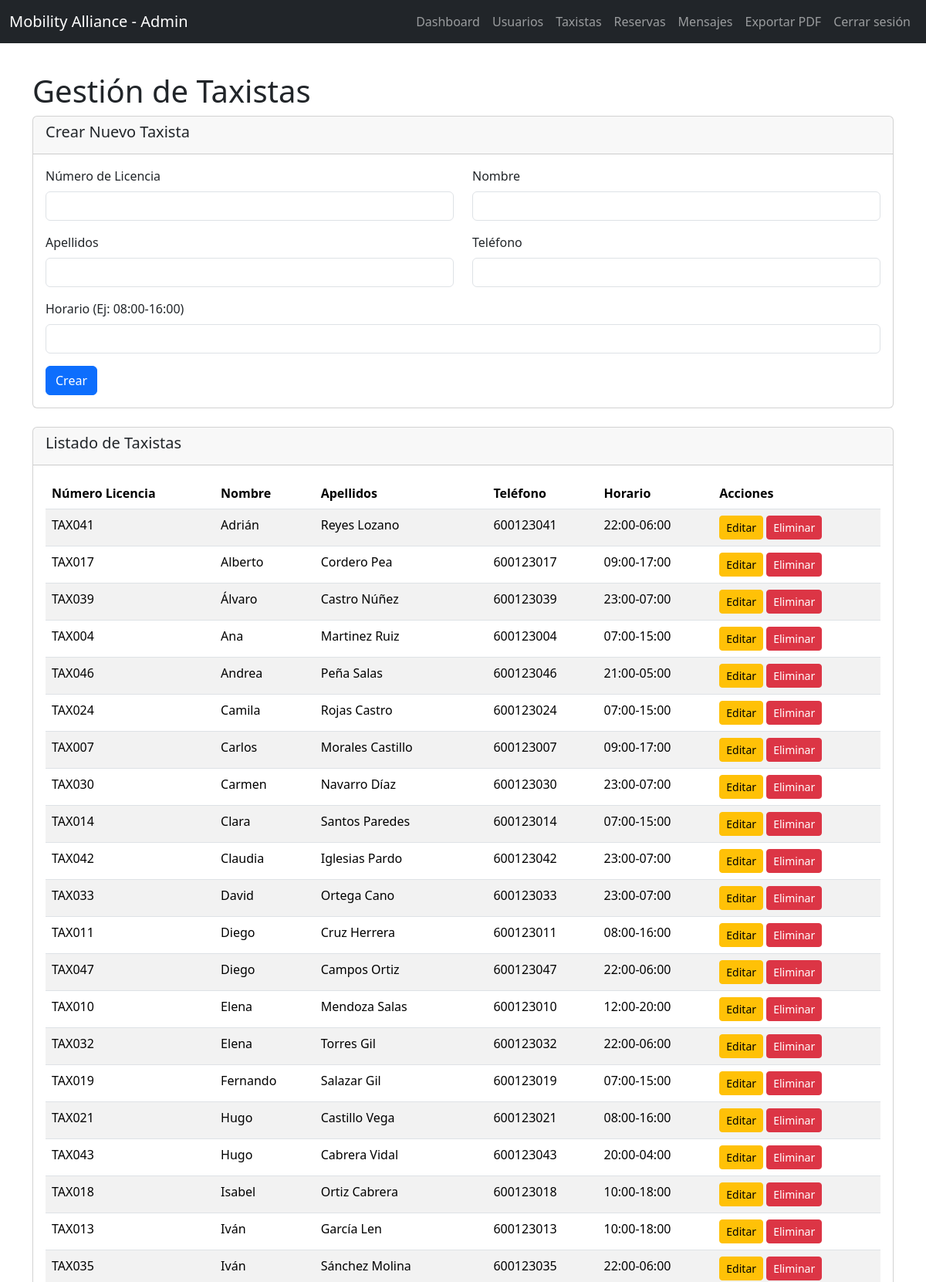
/admin/taxistas.php (signed in, upper part), run on the app's committed database.
### tables this page shows
CREATE TABLE `taxistas` (
  `numero_licencia` varchar(50) NOT NULL,
  `nombre` varchar(50) NOT NULL,
  `apellidos` varchar(100) NOT NULL,
  `telefono` varchar(20) NOT NULL,
  `horario` varchar(50) NOT NULL
);

### admin/taxistas.php (the view, shortened to what this page needs)
<?php
require_once '../db_pdo.php';
$taxista_editar = null;
$stmt = $pdo->query("SELECT * FROM taxistas ORDER BY nombre ASC");
$taxistas = $stmt->fetchAll(PDO::FETCH_ASSOC);
?>
<!DOCTYPE html>
<html lang="es">
<head>
    <link href="../bootstrap-5.3.8-dist/css/bootstrap.min.css" rel="stylesheet">
    <link href="../css/admin.css" rel="stylesheet">
</head>
<body>
<nav class="navbar navbar-expand-lg navbar-dark bg-dark fixed-top">
    <div class="container-fluid">
        <a class="navbar-brand" href="index.php">Mobility Alliance - Admin</a>
        <div class="collapse navbar-collapse" id="navbarNav">
            <ul class="navbar-nav ms-auto">
                <li class="nav-item"><a class="nav-link" href="index.php">Dashboard</a></li>
                <li class="nav-item"><a class="nav-link" href="usuarios.php">Usuarios</a></li>
                <li class="nav-item"><a class="nav-link" href="taxistas.php">Taxistas</a></li>
                <li class="nav-item"><a class="nav-link" href="reservas.php">Reservas</a></li>
                <li class="nav-item"><a class="nav-link" href="mensajes.php">Mensajes</a></li>
                <li class="nav-item"><a class="nav-link" href="exportar_pdf.php">Exportar PDF</a></li>
                <li class="nav-item"><a class="nav-link" href="../login/logout.php">Cerrar sesión</a></li>
            </ul>
        </div>
    </div>
</nav>
<div class="container mt-4">
    <h1>Gestión de Taxistas</h1>
    <div class="card mb-4">
        <div class="card-header">
            <h5><?= $taxista_editar ? 'Editar Taxista' : 'Crear Nuevo Taxista' ?></h5>
        </div>
        <div class="card-body">
            <form method="POST">
                <div class="row mb-3">
                    <div class="col-md-6">
                        <label class="form-label">Número de Licencia</label>
                        <input type="text" class="form-control" name="numero_licencia" value="<?= $taxista_editar ? htmlspecialchars($taxista_editar['numero_licencia']) : '' ?>" <?= $taxista_editar ? 'readonly' : 'required' ?>>
                    </div>
                    <div class="col-md-6">
                        <label class="form-label">Nombre</label>
                        <input type="text" class="form-control" name="nombre" value="<?= $taxista_editar ? htmlspecialchars($taxista_editar['nombre']) : '' ?>" required>
                    </div>
                </div>
                <div class="row mb-3">
                    <div class="col-md-6">
                        <label class="form-label">Apellidos</label>
                        <input type="text" class="form-control" name="apellidos" value="<?= $taxista_editar ? htmlspecialchars($taxista_editar['apellidos']) : '' ?>" required>
                    </div>
                    <div class="col-md-6">
                        <label class="form-label">Teléfono</label>
                        <input type="tel" class="form-control" name="telefono" value="<?= $taxista_editar ? htmlspecialchars($taxista_editar['telefono']) : '' ?>" required>
                    </div>
                </div>
                <div class="mb-3">
                    <label class="form-label">Horario (Ej: 08:00-16:00)</label>
                    <input type="text" class="form-control" name="horario" value="<?= $taxista_editar ? htmlspecialchars($taxista_editar['horario']) : '' ?>" required>
                </div>
                <button type="submit" class="btn btn-primary"><?= $taxista_editar ? 'Actualizar' : 'Crear' ?></button>
            </form>
        </div>
    </div>
    <div class="card">
        <div class="card-header">
            <h5>Listado de Taxistas</h5>
        </div>
        <div class="card-body">
            <table class="table table-striped">
                <thead>
                    <tr>
                        <th>Número Licencia</th>
                        <th>Nombre</th>
                        <th>Apellidos</th>
                        <th>Teléfono</th>
                        <th>Horario</th>
                        <th>Acciones</th>
                    </tr>
                </thead>
                <tbody>
                    <?php foreach ($taxistas as $taxista): ?>
                        <tr>
                            <td><?= htmlspecialchars($taxista['numero_licencia']) ?></td>
                            <td><?= htmlspecialchars($taxista['nombre']) ?></td>
                            <td><?= htmlspecialchars($taxista['apellidos']) ?></td>
                            <td><?= htmlspecialchars($taxista['telefono']) ?></td>
                            <td><?= htmlspecialchars($taxista['horario']) ?></td>
                            <td>
                                <a href="taxistas.php?editar=<?= htmlspecialchars($taxista['numero_licencia']) ?>" class="btn btn-warning btn-sm">Editar</a>
                                <a href="taxistas.php?eliminar=<?= htmlspecialchars($taxista['numero_licencia']) ?>" class="btn btn-danger btn-sm" onclick="return confirm('¿Estás seguro?')">Eliminar</a>
                            </td>
                        </tr>
                    <?php endforeach; ?>
                </tbody>
            </table>
        </div>
    </div>
</div>
</body>
</html>

### css/admin.css (style rules this page uses)
body { padding-top: 70px; }
.card-body { overflow-x: auto; }

### data on the page
taxistas: numero_licencia "TAX041", nombre "Adrián", apellidos "Reyes Lozano", telefono "600123041", horario "22:00-06:00"
taxistas: numero_licencia "TAX017", nombre "Alberto", apellidos "Cordero Pea", telefono "600123017", horario "09:00-17:00"
taxistas: numero_licencia "TAX039", nombre "Álvaro", apellidos "Castro Núñez", telefono "600123039", horario "23:00-07:00"
taxistas: numero_licencia "TAX004", nombre "Ana", apellidos "Martinez Ruiz", telefono "600123004", horario "07:00-15:00"
taxistas: numero_licencia "TAX046", nombre "Andrea", apellidos "Peña Salas", telefono "600123046", horario "21:00-05:00"
taxistas: numero_licencia "TAX024", nombre "Camila", apellidos "Rojas Castro", telefono "600123024", horario "07:00-15:00"
taxistas: numero_licencia "TAX007", nombre "Carlos", apellidos "Morales Castillo", telefono "600123007", horario "09:00-17:00"
taxistas: numero_licencia "TAX030", nombre "Carmen", apellidos "Navarro Díaz", telefono "600123030", horario "23:00-07:00"
taxistas: numero_licencia "TAX014", nombre "Clara", apellidos "Santos Paredes", telefono "600123014", horario "07:00-15:00"
taxistas: numero_licencia "TAX042", nombre "Claudia", apellidos "Iglesias Pardo", telefono "600123042", horario "23:00-07:00"
taxistas: numero_licencia "TAX033", nombre "David", apellidos "Ortega Cano", telefono "600123033", horario "23:00-07:00"
taxistas: numero_licencia "TAX011", nombre "Diego", apellidos "Cruz Herrera", telefono "600123011", horario "08:00-16:00"
taxistas: numero_licencia "TAX047", nombre "Diego", apellidos "Campos Ortiz", telefono "600123047", horario "22:00-06:00"
taxistas: numero_licencia "TAX010", nombre "Elena", apellidos "Mendoza Salas", telefono "600123010", horario "12:00-20:00"
taxistas: numero_licencia "TAX032", nombre "Elena", apellidos "Torres Gil", telefono "600123032", horario "22:00-06:00"
taxistas: numero_licencia "TAX019", nombre "Fernando", apellidos "Salazar Gil", telefono "600123019", horario "07:00-15:00"
taxistas: numero_licencia "TAX021", nombre "Hugo", apellidos "Castillo Vega", telefono "600123021", horario "08:00-16:00"
taxistas: numero_licencia "TAX043", nombre "Hugo", apellidos "Cabrera Vidal", telefono "600123043", horario "20:00-04:00"
taxistas: numero_licencia "TAX018", nombre "Isabel", apellidos "Ortiz Cabrera", telefono "600123018", horario "10:00-18:00"
taxistas: numero_licencia "TAX013", nombre "Iván", apellidos "García Len", telefono "600123013", horario "10:00-18:00"
taxistas: numero_licencia "TAX035", nombre "Iván", apellidos "Sánchez Molina", telefono "600123035", horario "22:00-06:00"
